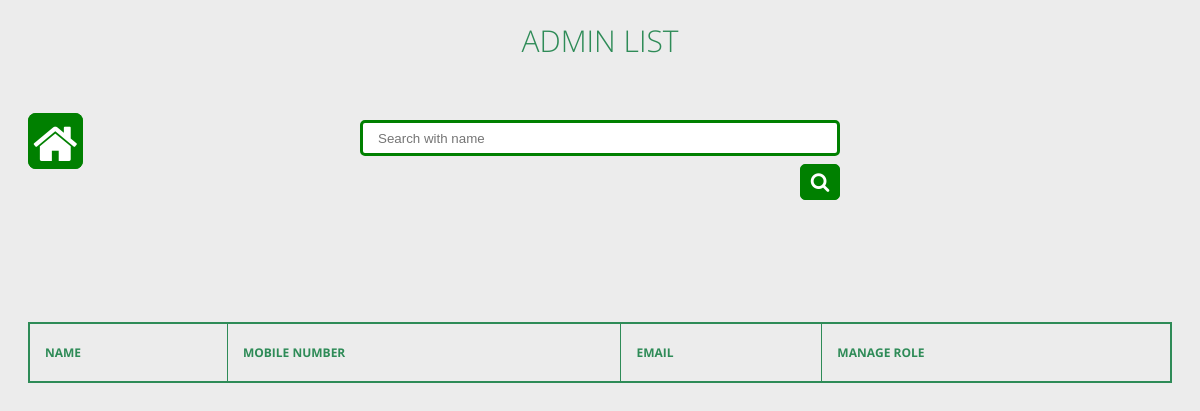
The page /users (signed in) on the database as committed earlier.
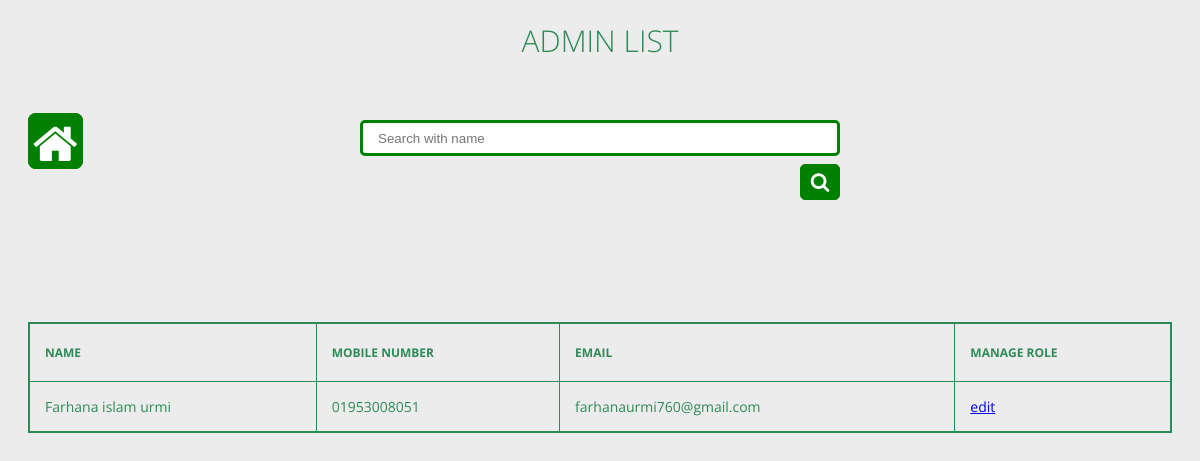
The same page on the database as committed later.
### app/models.py (models this page shows, shortened)
class Admin(models.Model):
    name=models.CharField(max_length=50)
    contact_no=models.CharField(max_length=25)
    email=models.EmailField(max_length=60, null=True, blank=True)
    admin = models.OneToOneField(User,related_name='profile', on_delete=models.CASCADE)

### app/decorators.py (the view)
	def wrapper_function(request, *args, **kwargs):
		group = None
		if request.user.groups.exists():
			group = request.user.groups.all()[0].name
		if group == 'staff':
			return redirect('home')
		if group == 'manager':
			return view_func(request, *args, **kwargs)
		if group==None:
			return HttpResponse('You are not authorized to view this page')

### app/views.py (called while the page is built)
@login_required
@manager_only
def alluser(request):
    if 'q' in request.GET:
        q=request.GET['q']
        admin=Admin.objects.filter(name__icontains=q)
    else:
        admin = Admin.objects.all()
    return render(request,'app/alluser.html',{'admin':admin})

### app/templates/app/alluser.html (shortened to what this page needs)
{% load static %}
<html lang="en">
<head>
    <link rel="stylesheet" href="{% static 'css/driver.css' %}">
    <link rel="stylesheet" href="{% static 'css/search.css' %}">
    <link rel="stylesheet" href="https://maxcdn.bootstrapcdn.com/font-awesome/4.4.0/css/font-awesome.min.css">
</head>
<body>
    <section>
        <h1>Admin List</h1><br><br>
        <a href="/" class="homebtn"><i class="fa fa-home fa-3x fa-inverse" aria-hidden="true" id="ic"></i></a>
        <br><br>
        <div class="wrap">
          <div class="search">
            <form method="GET">
              <input name="q" type="text" class="searchTerm" placeholder="Search with name">
              <br>
              <br>
              <button type="submit" class="searchButton">
                <i class="fa fa-search"></i>
             </button>
            </form>
          </div>
       </div>
       <br><br><br><br><br><br>
        <div class="tbl-content">
          <table cellpadding="0" cellspacing="0" border="1">
            <div class="tbl-header">
                <thead>
                    <tr>
                      <th>Name</th>
                      <th>Mobile number</th>
                      <th>Email</th>
                      <th>Manage role</th>
                    </tr>
                  </thead>
                </div>
            <tbody>
              {% for i in admin %}
            <tr>
              <td>{{ i.name }}</td>
              <td>{{ i.contact_no }}</td>
              <td>{{ i.email }}</td>
              <td><a href="/administrator/auth/group/">edit</a></td>
            </tr>
              {% endfor %}
            </tbody>
          </table>
        </div>
      </section>
</body>
</html>

Rows that differ between the two databases and show on the page:
added Admin: name "Farhana islam urmi", contact_no "01953008051", email "farhanaurmi760@gmail.com"
